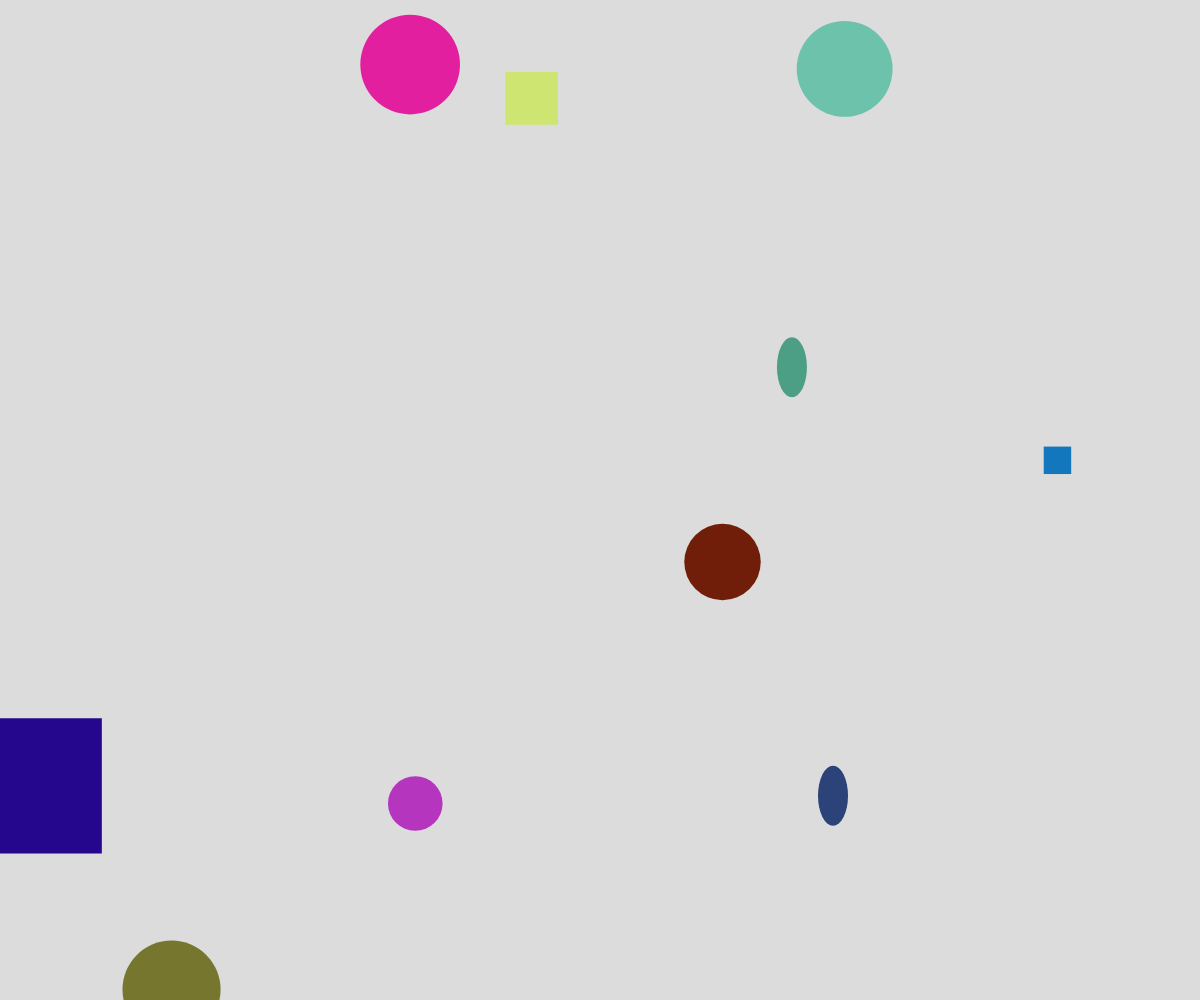
Frame 1 (no input)
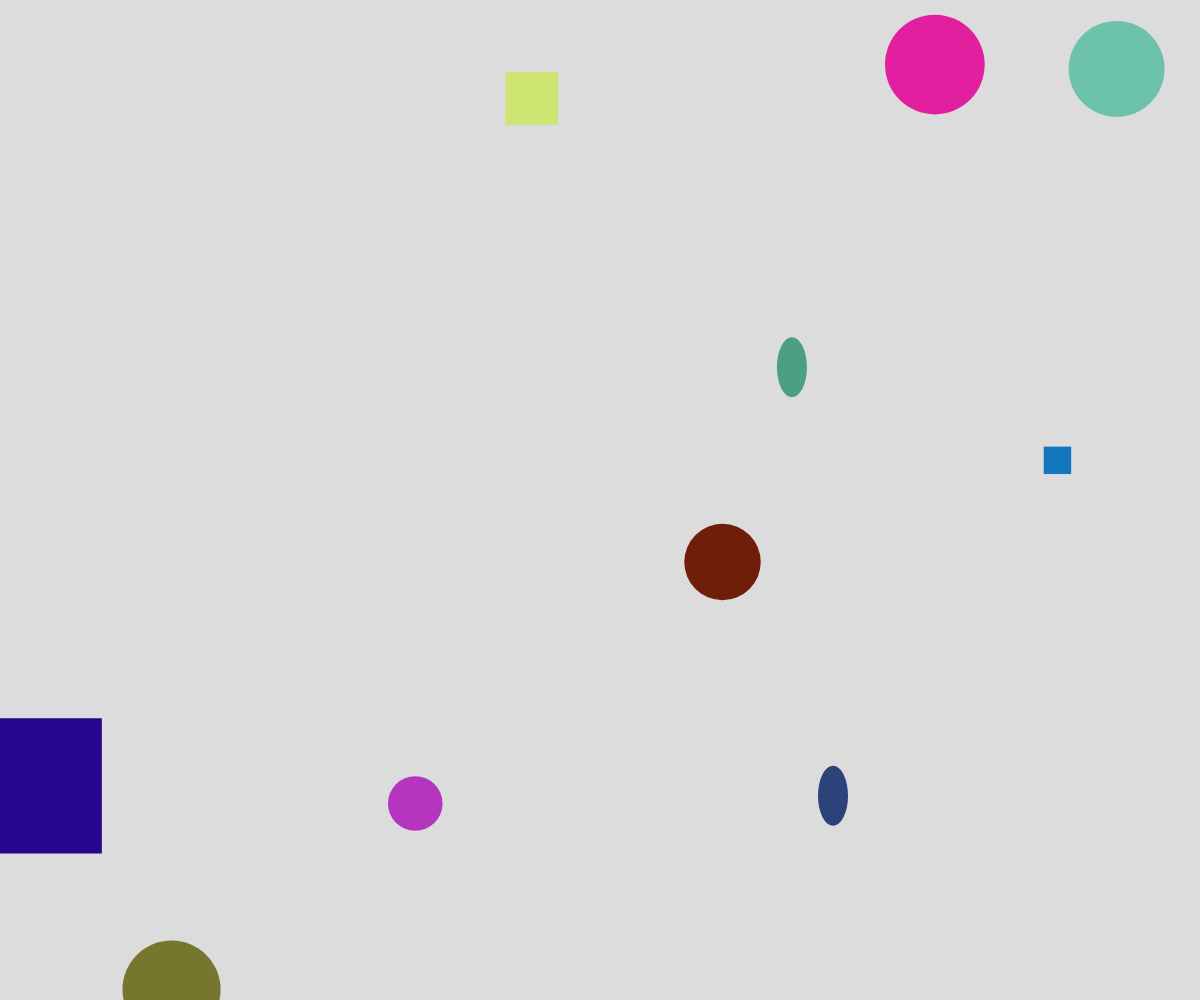
Frame 60 (no input)
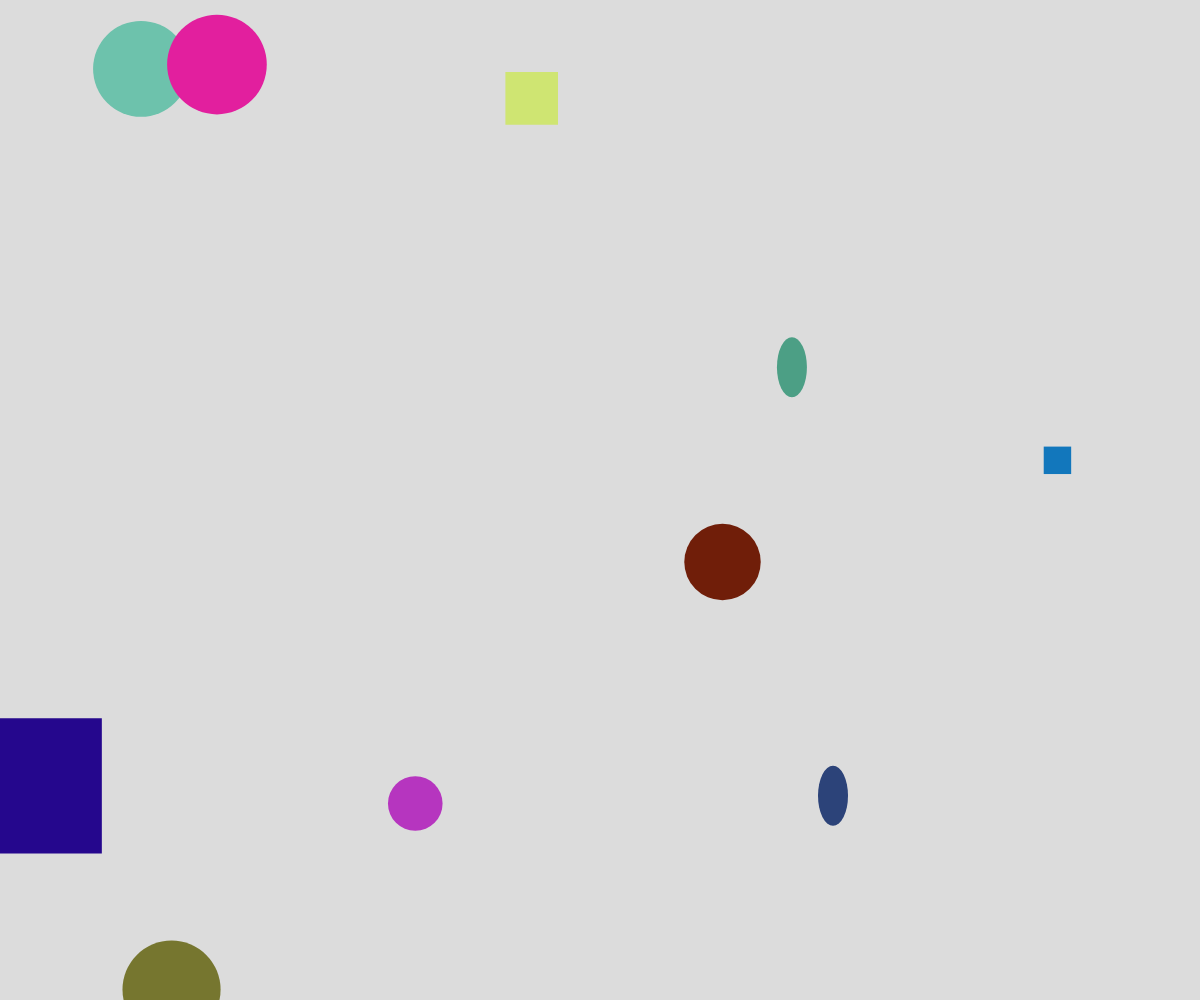
Frame 120 (the mouse pressed at the canvas centre since frame 60)

The p5.js sketch that drew these frames (run headless with seeded random() and noise() and a simulated clock; from frame 60 on, the mouse is pressed at the canvas centre):

// p5.js sketch
// ── sketch.js
// OOP inheritance demo

let theShapes = [];

function setup() {
  createCanvas(windowWidth, windowHeight);
  for (let i = 0; i < 10; i++){
    let someColour = color(random(255), random(255), random(255));
    let x = random(width);
    let y = random(height);

    let choice = random(100);
    if (choice < 25){
      let someShape = new Shape(x, y, someColour);
      theShapes.push(someShape);
    }
    else if (choice < 50){
      let radius = random(20, 50);
      let someCircle = new Circle(x, y, someColour, radius);
      theShapes.push(someCircle);
    }
    else if (choice < 75){
      let size = random(150);
      let someSquare = new Square(x, y, someColour, size);
      theShapes.push(someSquare);
    }

    else {
      let radius = random(20, 50);
      let speed = random(2, 10);
      let someCircle = new MovingCircle(x, y, someColour, radius, speed);
      theShapes.push(someCircle);
    }

  }
}

function draw() {
  background(220);
  for (let theShape of theShapes){
    theShape.display();
  }
}

class Shape{
  constructor(x, y, colour){
    this.x = x;
    this.y = y;
    this.colour = colour;
  }

  display(){
    noStroke();
    fill(this.colour);
    ellipse(this.x, this.y, 30, 60);
  }
}

class Circle extends Shape{
  constructor(x, y, colour, radius){
    super(x, y, colour);
    this.radius = radius;
  }

  display(){
    noStroke();
    fill(this.colour);
    circle(this.x, this.y, this.radius*2);
  }
}

class Square extends Shape{
  constructor(x, y, colour, size){
    super(x, y, colour);
    this.size = size;
  }

  display(){
    noStroke();
    fill(this.colour);
    rectMode(CENTER);
    rect(this.x, this.y, this.size, this.size);
  }
}

class MovingCircle extends Circle{
  constructor(x, y, colour, radius, speed){
    super(x, y, colour, radius);
    this.speed = speed;
  }

  update(){
    this.x += this.speed;

    if (this.x > width){
      this.x = -this.radius;
    }
  }

  display(){
    this.update();
    super.display();
  }
}
